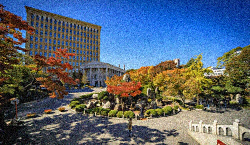
#> input picture dataset/test/0001.png, 250 x 145 px; its folder holds 4 pictures in this run
$ python TTA.py
#> lines starting #> are read from the running program, lines starting #| are printed output that depends on the picture
import cv2
import glob
import os

arr = glob.glob("test/*")
os.makedirs("test_blur",exist_ok=True)
#os.makedirs("test_90")
#os.makedirs("test_180")
#os.makedirs("test_270")

for a in arr:
    name = os.path.basename(a)
    data = cv2.imread(a)
#> data is the input picture: shape (145, 250, 3); mean B, G, R 115.1, 100.3, 87
    #data = cv2.flip(data, 0)   # 1은 좌우반전
    blur2 = cv2.GaussianBlur(data,(3,3),0)
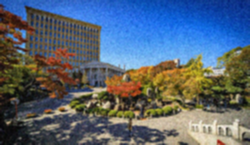
#> blur2: shape (145, 250, 3); mean B, G, R 115.1, 100.3, 87.1
    # [7 lines of commented-out code are left out]
    cv2.imwrite(os.path.join("test_blur", name), blur2)
#> pass 2 of the loop `for a in arr:`:
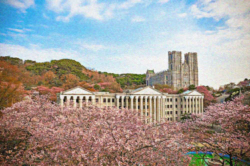
#> input picture dataset/test/0002.png, 250 x 166 px
#> data is the input picture: shape (166, 250, 3); mean B, G, R 151.7, 155.9, 160.9
#> `blur2 = cv2.GaussianBlur(data,(3,3),0)`:
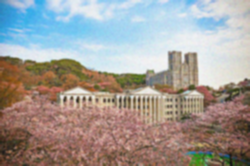
#> blur2: shape (166, 250, 3); mean B, G, R 151.8, 155.9, 160.9
#> pass 3 of the loop `for a in arr:`:
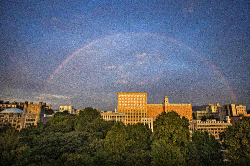
#> input picture dataset/test/0003.png, 250 x 166 px
#> data is the input picture: shape (166, 250, 3); mean B, G, R 105.6, 96.2, 91.2
#> `blur2 = cv2.GaussianBlur(data,(3,3),0)`:
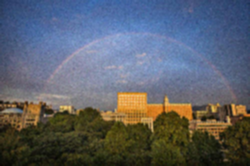
#> blur2: shape (166, 250, 3); mean B, G, R 105.6, 96.3, 91.2
#> the loop made 4 passes; the first 3 are shown
